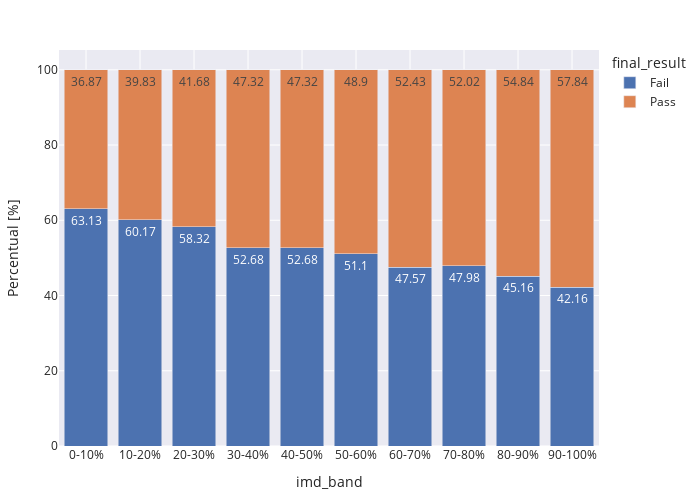

The code cell stored with this chart in its notebook:
### Code cell
stacked_plot(student_info, 'imd_band', 'final_result', 'id_student')
count_plot(90,0,student_info,"imd_band")

### Figure 1 — Plotly figure (JSON) as saved in the notebook; plotly's stock layout.template omitted (floating-point values rounded to 4 significant figures)
{"data": [{"alignmentgroup": "True", "hovertemplate": "final_result=Fail<br>imd_band=%{x}<br>Percentual=%{text}<extra></extra>", "legendgroup": "Fail", "marker": {"color": "rgb(76,114,176)", "pattern": {"shape": ""}}, "name": "Fail", "offsetgroup": "Fail", "orientation": "v", "showlegend": true, "text": [63.13, 60.17, 58.32, 52.68, 52.68, 51.1, 47.57, 47.98, 45.16, 42.16], "textposition": "auto", "type": "bar", "x": ["0-10%", "10-20%", "20-30%", "30-40%", "40-50%", "50-60%", "60-70%", "70-80%", "80-90%", "90-100%"], "xaxis": "x", "y": [63.13, 60.17, 58.32, 52.68, 52.68, 51.1, 47.57, 47.98, 45.16, 42.16], "yaxis": "y"}, {"alignmentgroup": "True", "hovertemplate": "final_result=Pass<br>imd_band=%{x}<br>Percentual=%{text}<extra></extra>", "legendgroup": "Pass", "marker": {"color": "rgb(221,132,82)", "pattern": {"shape": ""}}, "name": "Pass", "offsetgroup": "Pass", "orientation": "v", "showlegend": true, "text": [36.87, 39.83, 41.68, 47.32, 47.32, 48.9, 52.43, 52.02, 54.84, 57.84], "textposition": "auto", "type": "bar", "x": ["0-10%", "10-20%", "20-30%", "30-40%", "40-50%", "50-60%", "60-70%", "70-80%", "80-90%", "90-100%"], "xaxis": "x", "y": [36.87, 39.83, 41.68, 47.32, 47.32, 48.9, 52.43, 52.02, 54.84, 57.84], "yaxis": "y"}], "layout": {"barmode": "stack", "height": 500, "legend": {"title": {"text": "final_result"}, "tracegroupgap": 0}, "margin": {"b": 20, "l": 20, "r": 50, "t": 50}, "uniformtext": {"minsize": 9, "mode": "hide"}, "width": 700, "xaxis": {"anchor": "y", "domain": [0, 1], "title": {"text": "imd_band"}}, "yaxis": {"anchor": "x", "domain": [0, 1], "title": {"text": "Percentual [%]"}}}}
